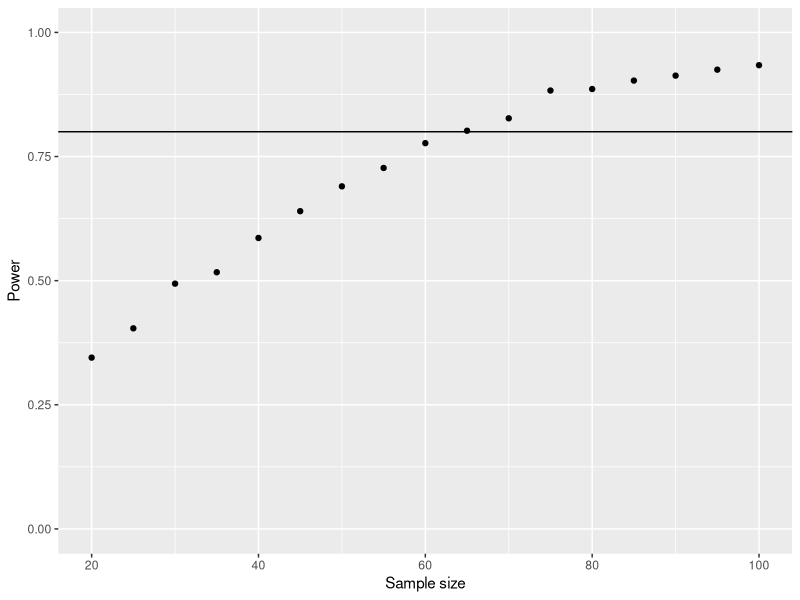

This chart was generated by the following R code:
library(ggplot2)

#########################################
###  Function to calculate power for a t test
###
###  Create a function to simulate two normal populations n times,
###  run a t test, and return the estimated power for that combination
###  of parameters.
###  Arguments:  sample size, number of repetitions, mean of first population
###              mean of second population, and common standard deviation
###  Return:     estimated power for the generated sample and criteria
###

t.power.sim = function(n, n.reps=1000, mean.1=0.0, mean.2=2.5, sd.common=1.0) {
  p.vals = rep(0,n.reps)

  for (i in 1:n.reps){
    group.1 = rnorm(n=n, mean=mean.1, sd=sd.common)
    group.2 = rnorm(n=n, mean=mean.2, sd=sd.common)
    p.vals[i] = t.test(group.1, group.2)$p.value
  }
  power = sum(p.vals < .05)/n.reps
  return(power)
}

###  Ilustrate usage simulating multiple sample sizes

#  Zero the list of estimated powers
power.array <- NULL

#  Create a vector of sample sizes for which we want to estimate the power
sample.sizes <- seq.int(20, 100, 5)  # 20, 25, 30,..., 100

#  Use lapply the t.power.sim function for each value in sample.sizes
power.list <- lapply(sample.sizes, FUN=t.power.sim,
                     n.reps=1000, mean.1=0.0, mean.2=2.5, sd.common=5.0)

#  Join power.list and sample.sizes into a data frame
power.dat <- data.frame(n=sample.sizes, power=unlist(power.list))

#  Print the values in a table
writeLines(c(
"\n\n",
"Table of values from the power calculation using the for loop",
"=============================================================",
capture.output(print(power.dat)),
"=============================================================\n\n"),
"test.out", sep="\n")

#  It is quite common to plot the power against the sample size
#  Power >= .80 is usually considered 'good'
pdf("power.pdf", height=4, width=4)
power.graph = ggplot(power.dat, aes(x=n, y=power)) + geom_point()
power.graph = power.graph + scale_x_continuous("Sample size", limits=c(20,100))
power.graph = power.graph + scale_y_continuous("Power", limits=c(0,1))
power.graph = power.graph + geom_hline(yintercept=0.8, linetype="solid")
power.graph
dev.off()

